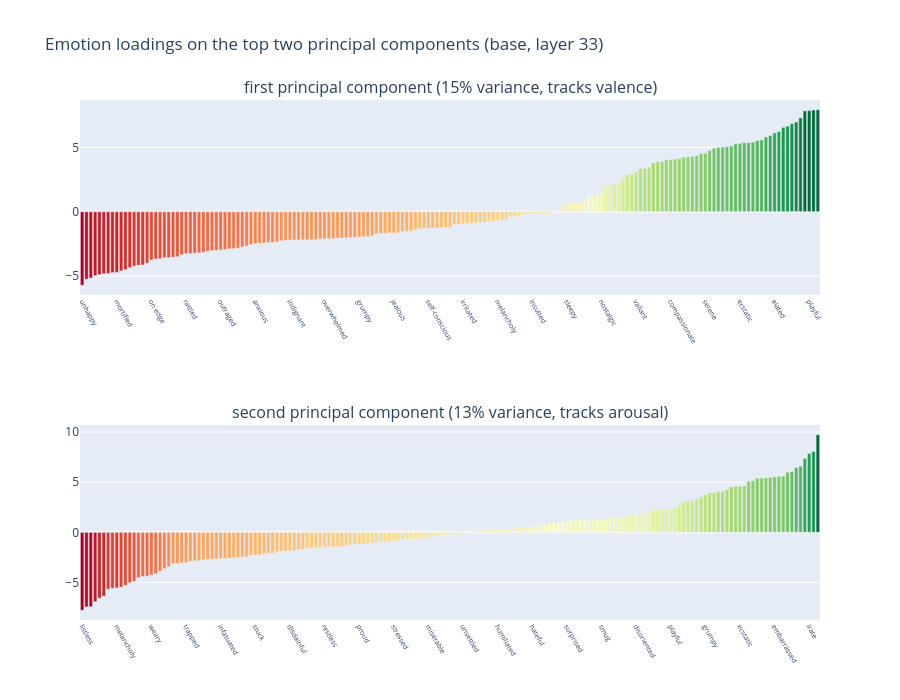

Source (notebook cell):
### Markdown cell above
## 5. Component loadings (paper Figure 7)

### Code cell
# this cell computes PCA loadings and draws the two ordered bar panels
from plotly.subplots import make_subplots
from sklearn.decomposition import PCA

from emotion_vectors.analysis import load_nrc_vad

vad = load_nrc_vad(ROOT / "data/lexicons/NRC-VAD-Lexicon-v2.1/NRC-VAD-Lexicon-v2.1.txt")
matched = [i for i, e in enumerate(emotions) if e.lower() in vad]
valence = np.array([vad[emotions[i].lower()][0] for i in matched])
arousal = np.array([vad[emotions[i].lower()][1] for i in matched])

pca = PCA(n_components=2)
scores = pca.fit_transform(M)
if np.corrcoef(scores[matched, 0], valence)[0, 1] < 0:
    scores[:, 0] *= -1
if np.corrcoef(scores[matched, 1], arousal)[0, 1] < 0:
    scores[:, 1] *= -1

fig = make_subplots(
    rows=2,
    cols=1,
    subplot_titles=(
        f"first principal component ({pca.explained_variance_ratio_[0]:.0%} variance, tracks valence)",
        f"second principal component ({pca.explained_variance_ratio_[1]:.0%} variance, tracks arousal)",
    ),
)
for row, comp in ((1, 0), (2, 1)):
    order = np.argsort(scores[:, comp])
    labels = [emotions[i] if r % 8 == 0 else "" for r, i in enumerate(order)]
    fig.add_bar(
        x=list(range(len(order))),
        y=scores[order, comp],
        row=row,
        col=1,
        marker_color=scores[order, comp],
        marker_colorscale="RdYlGn",
        showlegend=False,
    )
    fig.update_xaxes(
        tickvals=list(range(len(order))),
        ticktext=labels,
        tickangle=60,
        tickfont=dict(size=7),
        row=row,
        col=1,
    )
fig.update_layout(
    title="Emotion loadings on the top two principal components (base, layer 33)", height=700
)
fig.show()

### Figure 1 — Plotly figure (JSON) as saved in the notebook; plotly's stock layout.template omitted (floating-point values rounded to 4 significant figures; data arrays with more than 128 entries replaced by an {"elided": "..."} marker saying what was removed)
{"data": [{"marker": {"color": {"elided": "171 float values"}, "colorscale": [[0.0, "rgb(165,0,38)"], [0.1, "rgb(215,48,39)"], [0.2, "rgb(244,109,67)"], [0.3, "rgb(253,174,97)"], [0.4, "rgb(254,224,139)"], [0.5, "rgb(255,255,191)"], [0.6, "rgb(217,239,139)"], [0.7, "rgb(166,217,106)"], [0.8, "rgb(102,189,99)"], [0.9, "rgb(26,152,80)"], [1.0, "rgb(0,104,55)"]]}, "showlegend": false, "type": "bar", "x": {"elided": "171 int values"}, "xaxis": "x", "y": {"elided": "171 float values"}, "yaxis": "y"}, {"marker": {"color": {"elided": "171 float values"}, "colorscale": [[0.0, "rgb(165,0,38)"], [0.1, "rgb(215,48,39)"], [0.2, "rgb(244,109,67)"], [0.3, "rgb(253,174,97)"], [0.4, "rgb(254,224,139)"], [0.5, "rgb(255,255,191)"], [0.6, "rgb(217,239,139)"], [0.7, "rgb(166,217,106)"], [0.8, "rgb(102,189,99)"], [0.9, "rgb(26,152,80)"], [1.0, "rgb(0,104,55)"]]}, "showlegend": false, "type": "bar", "x": {"elided": "171 int values"}, "xaxis": "x2", "y": {"elided": "171 float values"}, "yaxis": "y2"}], "layout": {"annotations": [{"font": {"size": 16}, "showarrow": false, "text": "first principal component (15% variance, tracks valence)", "x": 0.5, "xanchor": "center", "xref": "paper", "y": 1.0, "yanchor": "bottom", "yref": "paper"}, {"font": {"size": 16}, "showarrow": false, "text": "second principal component (13% variance, tracks arousal)", "x": 0.5, "xanchor": "center", "xref": "paper", "y": 0.375, "yanchor": "bottom", "yref": "paper"}], "height": 700, "title": {"text": "Emotion loadings on the top two principal components (base, layer 33)"}, "xaxis": {"anchor": "y", "domain": [0.0, 1.0], "tickangle": 60, "tickfont": {"size": 7}, "ticktext": {"elided": "171 str values"}, "tickvals": {"elided": "171 int values"}}, "xaxis2": {"anchor": "y2", "domain": [0.0, 1.0], "tickangle": 60, "tickfont": {"size": 7}, "ticktext": {"elided": "171 str values"}, "tickvals": {"elided": "171 int values"}}, "yaxis": {"anchor": "x", "domain": [0.625, 1.0]}, "yaxis2": {"anchor": "x2", "domain": [0.0, 0.375]}}}
